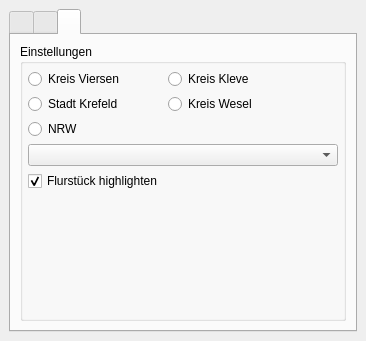
<?xml version="1.0" encoding="UTF-8"?>
<ui version="4.0">
 <class>FlurstuecksFinderNRWDockWidgetBase</class>
 <widget class="QDockWidget" name="FlurstuecksFinderNRWDockWidgetBase">
  <property name="windowModality">
   <enum>Qt::WindowModal</enum>
  </property>
  <property name="geometry">
   <rect>
    <x>0</x>
    <y>0</y>
    <width>291</width>
    <height>341</height>
   </rect>
  </property>
  <property name="sizePolicy">
   <sizepolicy hsizetype="Preferred" vsizetype="Preferred">
    <horstretch>0</horstretch>
    <verstretch>0</verstretch>
   </sizepolicy>
  </property>
  <property name="floating">
   <bool>false</bool>
  </property>
  <property name="allowedAreas">
   <set>Qt::AllDockWidgetAreas</set>
  </property>
  <property name="windowTitle">
   <string>Flurstücksfinder NRW</string>
  </property>
  <widget class="QWidget" name="dockWidgetContents">
   <property name="sizePolicy">
    <sizepolicy hsizetype="Preferred" vsizetype="Preferred">
     <horstretch>0</horstretch>
     <verstretch>0</verstretch>
    </sizepolicy>
   </property>
   <layout class="QGridLayout" name="gridLayout_5">
    <item row="0" column="0">
     <widget class="QTabWidget" name="tabWidget">
      <property name="sizePolicy">
       <sizepolicy hsizetype="Preferred" vsizetype="Expanding">
        <horstretch>0</horstretch>
        <verstretch>0</verstretch>
       </sizepolicy>
      </property>
      <property name="toolTip">
       <string/>
      </property>
      <property name="layoutDirection">
       <enum>Qt::LeftToRight</enum>
      </property>
      <property name="currentIndex">
       <number>2</number>
      </property>
      <property name="iconSize">
       <size>
        <width>25</width>
        <height>25</height>
       </size>
      </property>
      <widget class="QWidget" name="tabSuche">
       <attribute name="icon">
        <iconset resource="resources.qrc">
         <normaloff>:/plugins/flurstuecks_finder_nrw/icons/search.png</normaloff>:/plugins/flurstuecks_finder_nrw/icons/search.png</iconset>
       </attribute>
       <attribute name="title">
        <string/>
       </attribute>
       <attribute name="toolTip">
        <string>Flurstücke suchen</string>
       </attribute>
       <layout class="QGridLayout" name="gridLayout_6">
        <item row="2" column="0">
         <widget class="QWidget" name="widget" native="true">
          <property name="sizePolicy">
           <sizepolicy hsizetype="Preferred" vsizetype="Preferred">
            <horstretch>0</horstretch>
            <verstretch>0</verstretch>
           </sizepolicy>
          </property>
          <layout class="QHBoxLayout" name="horizontalLayout">
           <property name="spacing">
            <number>5</number>
           </property>
           <property name="leftMargin">
            <number>5</number>
           </property>
           <property name="topMargin">
            <number>5</number>
           </property>
           <property name="rightMargin">
            <number>5</number>
           </property>
           <property name="bottomMargin">
            <number>5</number>
           </property>
           <item>
            <spacer name="horizontalSpacer">
             <property name="orientation">
              <enum>Qt::Horizontal</enum>
             </property>
             <property name="sizeHint" stdset="0">
              <size>
               <width>0</width>
               <height>0</height>
              </size>
             </property>
            </spacer>
           </item>
           <item>
            <widget class="QPushButton" name="btn_open_portal">
             <property name="sizePolicy">
              <sizepolicy hsizetype="Fixed" vsizetype="Fixed">
               <horstretch>0</horstretch>
               <verstretch>0</verstretch>
              </sizepolicy>
             </property>
             <property name="maximumSize">
              <size>
               <width>30</width>
               <height>30</height>
              </size>
             </property>
             <property name="toolTip">
              <string>&lt;html&gt;&lt;head/&gt;&lt;body&gt;&lt;p&gt;Öffnet Flurstücks-Position im Browser&lt;/p&gt;&lt;/body&gt;&lt;/html&gt;</string>
             </property>
             <property name="text">
              <string/>
             </property>
             <property name="icon">
              <iconset resource="resources.qrc">
               <normaloff>:/plugins/flurstuecks_finder_nrw/icons/web.png</normaloff>:/plugins/flurstuecks_finder_nrw/icons/web.png</iconset>
             </property>
             <property name="iconSize">
              <size>
               <width>25</width>
               <height>25</height>
              </size>
             </property>
            </widget>
           </item>
           <item>
            <widget class="QPushButton" name="btn_open_id">
             <property name="sizePolicy">
              <sizepolicy hsizetype="Fixed" vsizetype="Fixed">
               <horstretch>0</horstretch>
               <verstretch>0</verstretch>
              </sizepolicy>
             </property>
             <property name="maximumSize">
              <size>
               <width>30</width>
               <height>30</height>
              </size>
             </property>
             <property name="toolTip">
              <string>&lt;html&gt;&lt;head/&gt;&lt;body&gt;&lt;p&gt;Öffnet Flurstücks-Position im OSM iD Editor&lt;/p&gt;&lt;/body&gt;&lt;/html&gt;</string>
             </property>
             <property name="text">
              <string/>
             </property>
             <property name="icon">
              <iconset resource="resources.qrc">
               <normaloff>:/plugins/flurstuecks_finder_nrw/icons/ideditor.png</normaloff>:/plugins/flurstuecks_finder_nrw/icons/ideditor.png</iconset>
             </property>
             <property name="iconSize">
              <size>
               <width>25</width>
               <height>25</height>
              </size>
             </property>
            </widget>
           </item>
           <item>
            <widget class="QPushButton" name="btn_open_josm">
             <property name="sizePolicy">
              <sizepolicy hsizetype="Fixed" vsizetype="Fixed">
               <horstretch>0</horstretch>
               <verstretch>0</verstretch>
              </sizepolicy>
             </property>
             <property name="maximumSize">
              <size>
               <width>30</width>
               <height>30</height>
              </size>
             </property>
             <property name="toolTip">
              <string>&lt;html&gt;&lt;head/&gt;&lt;body&gt;&lt;p&gt;Öffnet  Flurstücks-Position in JOSM&lt;/p&gt;&lt;/body&gt;&lt;/html&gt;</string>
             </property>
             <property name="text">
              <string/>
             </property>
             <property name="icon">
              <iconset resource="resources.qrc">
               <normaloff>:/plugins/flurstuecks_finder_nrw/icons/josm.png</normaloff>:/plugins/flurstuecks_finder_nrw/icons/josm.png</iconset>
             </property>
             <property name="iconSize">
              <size>
               <width>25</width>
               <height>25</height>
              </size>
             </property>
            </widget>
           </item>
           <item>
            <widget class="QPushButton" name="btn_add_flurstueck">
             <property name="enabled">
              <bool>true</bool>
             </property>
             <property name="sizePolicy">
              <sizepolicy hsizetype="Fixed" vsizetype="Fixed">
               <horstretch>0</horstretch>
               <verstretch>0</verstretch>
              </sizepolicy>
             </property>
             <property name="maximumSize">
              <size>
               <width>30</width>
               <height>30</height>
              </size>
             </property>
             <property name="toolTip">
              <string>&lt;html&gt;&lt;head/&gt;&lt;body&gt;&lt;p&gt;Flurstückpolygon hinzugefügen&lt;/p&gt;&lt;/body&gt;&lt;/html&gt;</string>
             </property>
             <property name="text">
              <string/>
             </property>
             <property name="icon">
              <iconset resource="resources.qrc">
               <normaloff>:/plugins/flurstuecks_finder_nrw/icons/add.png</normaloff>:/plugins/flurstuecks_finder_nrw/icons/add.png</iconset>
             </property>
             <property name="iconSize">
              <size>
               <width>25</width>
               <height>25</height>
              </size>
             </property>
            </widget>
           </item>
          </layout>
         </widget>
        </item>
        <item row="1" column="0">
         <widget class="QGroupBox" name="groupBox_4">
          <property name="sizePolicy">
           <sizepolicy hsizetype="Expanding" vsizetype="Expanding">
            <horstretch>0</horstretch>
            <verstretch>0</verstretch>
           </sizepolicy>
          </property>
          <property name="title">
           <string>ID suchen</string>
          </property>
          <layout class="QGridLayout" name="gridLayout_2">
           <property name="leftMargin">
            <number>5</number>
           </property>
           <property name="topMargin">
            <number>5</number>
           </property>
           <property name="rightMargin">
            <number>5</number>
           </property>
           <property name="bottomMargin">
            <number>5</number>
           </property>
           <property name="spacing">
            <number>5</number>
           </property>
           <item row="0" column="0">
            <widget class="QLineEdit" name="txt_gemarkung_flur_flurstueck">
             <property name="sizePolicy">
              <sizepolicy hsizetype="Expanding" vsizetype="Expanding">
               <horstretch>0</horstretch>
               <verstretch>0</verstretch>
              </sizepolicy>
             </property>
             <property name="toolTip">
              <string>&lt;html&gt;&lt;head/&gt;&lt;body&gt;&lt;p&gt;Gemarkung-Flur-Flurstück&lt;br&gt;Mit Bindestrichen getrennt&lt;br&gt;z.B. 3234-1-1&lt;br&gt;Flurstücke mit Zähler/ Nenner mit / trennen&lt;br&gt;z.B. 4385-27-1/1&lt;/p&gt;&lt;/body&gt;&lt;/html&gt;</string>
             </property>
             <property name="layoutDirection">
              <enum>Qt::LeftToRight</enum>
             </property>
             <property name="placeholderText">
              <string>Flurstückskennzeichen</string>
             </property>
            </widget>
           </item>
           <item row="0" column="1">
            <widget class="QPushButton" name="btn_suchen_flurstueck_nr">
             <property name="sizePolicy">
              <sizepolicy hsizetype="Preferred" vsizetype="Fixed">
               <horstretch>0</horstretch>
               <verstretch>0</verstretch>
              </sizepolicy>
             </property>
             <property name="font">
              <font>
               <pointsize>12</pointsize>
              </font>
             </property>
             <property name="toolTip">
              <string>&lt;html&gt;&lt;head/&gt;&lt;body&gt;&lt;p&gt;Flurstück suchen&lt;/p&gt;&lt;/body&gt;&lt;/html&gt;</string>
             </property>
             <property name="styleSheet">
              <string notr="true"/>
             </property>
             <property name="text">
              <string/>
             </property>
             <property name="icon">
              <iconset resource="resources.qrc">
               <normaloff>:/plugins/flurstuecks_finder_nrw/icons/search.png</normaloff>:/plugins/flurstuecks_finder_nrw/icons/search.png</iconset>
             </property>
             <property name="iconSize">
              <size>
               <width>15</width>
               <height>15</height>
              </size>
             </property>
            </widget>
           </item>
           <item row="1" column="0">
            <widget class="QLineEdit" name="txt_alkis_id">
             <property name="sizePolicy">
              <sizepolicy hsizetype="Expanding" vsizetype="Expanding">
               <horstretch>0</horstretch>
               <verstretch>0</verstretch>
              </sizepolicy>
             </property>
             <property name="toolTip">
              <string>&lt;html&gt;&lt;head/&gt;&lt;body&gt;&lt;p&gt;ALKIS-ID eintragen.&lt;br&gt;Beginnt mit DENW**&lt;/p&gt;&lt;/body&gt;&lt;/html&gt;</string>
             </property>
             <property name="layoutDirection">
              <enum>Qt::LeftToRight</enum>
             </property>
             <property name="placeholderText">
              <string>ALKIS-ID</string>
             </property>
            </widget>
           </item>
           <item row="1" column="1">
            <widget class="QPushButton" name="btn_suchen_alkis_id">
             <property name="sizePolicy">
              <sizepolicy hsizetype="Preferred" vsizetype="Fixed">
               <horstretch>0</horstretch>
               <verstretch>0</verstretch>
              </sizepolicy>
             </property>
             <property name="font">
              <font>
               <pointsize>12</pointsize>
              </font>
             </property>
             <property name="toolTip">
              <string>&lt;html&gt;&lt;head/&gt;&lt;body&gt;&lt;p&gt;Flurstück suchen&lt;/p&gt;&lt;/body&gt;&lt;/html&gt;</string>
             </property>
             <property name="text">
              <string/>
             </property>
             <property name="icon">
              <iconset resource="resources.qrc">
               <normaloff>:/plugins/flurstuecks_finder_nrw/icons/search.png</normaloff>:/plugins/flurstuecks_finder_nrw/icons/search.png</iconset>
             </property>
             <property name="iconSize">
              <size>
               <width>15</width>
               <height>15</height>
              </size>
             </property>
            </widget>
           </item>
          </layout>
         </widget>
        </item>
        <item row="0" column="0">
         <widget class="QGroupBox" name="groupBox_3">
          <property name="sizePolicy">
           <sizepolicy hsizetype="Expanding" vsizetype="Expanding">
            <horstretch>0</horstretch>
            <verstretch>0</verstretch>
           </sizepolicy>
          </property>
          <property name="title">
           <string>Flurstück suchen</string>
          </property>
          <layout class="QGridLayout" name="gridLayout">
           <property name="leftMargin">
            <number>5</number>
           </property>
           <property name="topMargin">
            <number>5</number>
           </property>
           <property name="rightMargin">
            <number>5</number>
           </property>
           <property name="bottomMargin">
            <number>5</number>
           </property>
           <property name="spacing">
            <number>5</number>
           </property>
           <item row="3" column="0">
            <widget class="QComboBox" name="cmb_gemarkung_id">
             <property name="sizePolicy">
              <sizepolicy hsizetype="Preferred" vsizetype="Preferred">
               <horstretch>0</horstretch>
               <verstretch>0</verstretch>
              </sizepolicy>
             </property>
             <property name="toolTip">
              <string>Gemarkung auswählen</string>
             </property>
             <property name="layoutDirection">
              <enum>Qt::LeftToRight</enum>
             </property>
             <property name="styleSheet">
              <string notr="true">combobox-popup: 0;</string>
             </property>
             <property name="editable">
              <bool>false</bool>
             </property>
             <property name="currentIndex">
              <number>-1</number>
             </property>
             <property name="sizeAdjustPolicy">
              <enum>QComboBox::AdjustToContents</enum>
             </property>
             <property name="minimumContentsLength">
              <number>4</number>
             </property>
            </widget>
           </item>
           <item row="0" column="0" colspan="2">
            <widget class="QLabel" name="lblGem_2">
             <property name="sizePolicy">
              <sizepolicy hsizetype="Preferred" vsizetype="Fixed">
               <horstretch>0</horstretch>
               <verstretch>0</verstretch>
              </sizepolicy>
             </property>
             <property name="text">
              <string>Gemarkung</string>
             </property>
             <property name="alignment">
              <set>Qt::AlignLeading|Qt::AlignLeft|Qt::AlignVCenter</set>
             </property>
             <property name="margin">
              <number>1</number>
             </property>
             <property name="indent">
              <number>2</number>
             </property>
            </widget>
           </item>
           <item row="3" column="1">
            <widget class="QComboBox" name="cmb_flur_nr">
             <property name="sizePolicy">
              <sizepolicy hsizetype="Preferred" vsizetype="Preferred">
               <horstretch>0</horstretch>
               <verstretch>0</verstretch>
              </sizepolicy>
             </property>
             <property name="toolTip">
              <string>Flur auswählen</string>
             </property>
             <property name="layoutDirection">
              <enum>Qt::LeftToRight</enum>
             </property>
             <property name="styleSheet">
              <string notr="true">combobox-popup: 0;</string>
             </property>
             <property name="editable">
              <bool>false</bool>
             </property>
             <property name="sizeAdjustPolicy">
              <enum>QComboBox::AdjustToContents</enum>
             </property>
             <property name="minimumContentsLength">
              <number>4</number>
             </property>
            </widget>
           </item>
           <item row="1" column="0" colspan="3">
            <widget class="QComboBox" name="cmb_gemarkung_name">
             <property name="sizePolicy">
              <sizepolicy hsizetype="Preferred" vsizetype="Preferred">
               <horstretch>0</horstretch>
               <verstretch>0</verstretch>
              </sizepolicy>
             </property>
             <property name="toolTip">
              <string>Gemarkung auswählen</string>
             </property>
             <property name="styleSheet">
              <string notr="true">combobox-popup: 0;</string>
             </property>
             <property name="editable">
              <bool>false</bool>
             </property>
             <property name="currentIndex">
              <number>-1</number>
             </property>
             <property name="sizeAdjustPolicy">
              <enum>QComboBox::AdjustToContents</enum>
             </property>
             <property name="minimumContentsLength">
              <number>35</number>
             </property>
             <property name="frame">
              <bool>true</bool>
             </property>
            </widget>
           </item>
           <item row="3" column="2">
            <widget class="QComboBox" name="cmb_flurstueck">
             <property name="sizePolicy">
              <sizepolicy hsizetype="Preferred" vsizetype="Preferred">
               <horstretch>0</horstretch>
               <verstretch>0</verstretch>
              </sizepolicy>
             </property>
             <property name="toolTip">
              <string>Flurstück auswählen</string>
             </property>
             <property name="layoutDirection">
              <enum>Qt::LeftToRight</enum>
             </property>
             <property name="styleSheet">
              <string notr="true">combobox-popup: 0;</string>
             </property>
             <property name="editable">
              <bool>false</bool>
             </property>
             <property name="sizeAdjustPolicy">
              <enum>QComboBox::AdjustToContents</enum>
             </property>
             <property name="minimumContentsLength">
              <number>8</number>
             </property>
            </widget>
           </item>
           <item row="2" column="2">
            <widget class="QLabel" name="lblFlst">
             <property name="sizePolicy">
              <sizepolicy hsizetype="Preferred" vsizetype="Fixed">
               <horstretch>0</horstretch>
               <verstretch>0</verstretch>
              </sizepolicy>
             </property>
             <property name="text">
              <string>Flst-Nr.</string>
             </property>
             <property name="alignment">
              <set>Qt::AlignLeading|Qt::AlignLeft|Qt::AlignVCenter</set>
             </property>
             <property name="margin">
              <number>1</number>
             </property>
             <property name="indent">
              <number>2</number>
             </property>
            </widget>
           </item>
           <item row="2" column="0">
            <widget class="QLabel" name="lblGemId">
             <property name="sizePolicy">
              <sizepolicy hsizetype="Preferred" vsizetype="Fixed">
               <horstretch>0</horstretch>
               <verstretch>0</verstretch>
              </sizepolicy>
             </property>
             <property name="text">
              <string>Gem.-Schl.</string>
             </property>
             <property name="alignment">
              <set>Qt::AlignLeading|Qt::AlignLeft|Qt::AlignVCenter</set>
             </property>
             <property name="margin">
              <number>1</number>
             </property>
             <property name="indent">
              <number>2</number>
             </property>
            </widget>
           </item>
           <item row="2" column="1">
            <widget class="QLabel" name="lblFlur">
             <property name="sizePolicy">
              <sizepolicy hsizetype="Preferred" vsizetype="Fixed">
               <horstretch>0</horstretch>
               <verstretch>0</verstretch>
              </sizepolicy>
             </property>
             <property name="text">
              <string>Flur-Nr.</string>
             </property>
             <property name="alignment">
              <set>Qt::AlignLeading|Qt::AlignLeft|Qt::AlignVCenter</set>
             </property>
             <property name="margin">
              <number>1</number>
             </property>
             <property name="indent">
              <number>2</number>
             </property>
            </widget>
           </item>
          </layout>
         </widget>
        </item>
        <item row="3" column="0">
         <spacer name="verticalSpacer_2">
          <property name="orientation">
           <enum>Qt::Vertical</enum>
          </property>
          <property name="sizeType">
           <enum>QSizePolicy::Expanding</enum>
          </property>
          <property name="sizeHint" stdset="0">
           <size>
            <width>0</width>
            <height>10000</height>
           </size>
          </property>
         </spacer>
        </item>
       </layout>
      </widget>
      <widget class="QWidget" name="tabInfo">
       <attribute name="icon">
        <iconset resource="resources.qrc">
         <normaloff>:/plugins/flurstuecks_finder_nrw/icons/info.png</normaloff>:/plugins/flurstuecks_finder_nrw/icons/info.png</iconset>
       </attribute>
       <attribute name="title">
        <string/>
       </attribute>
       <attribute name="toolTip">
        <string>Flurstück-Infos</string>
       </attribute>
       <layout class="QVBoxLayout" name="verticalLayout">
        <item>
         <widget class="QTableWidget" name="tbl_flurstueck">
          <property name="toolTip">
           <string>Mit Rechtsklick kann der Zellenwert in die Zwischenablage kopiert werden</string>
          </property>
          <property name="editTriggers">
           <set>QAbstractItemView::NoEditTriggers</set>
          </property>
         </widget>
        </item>
       </layout>
      </widget>
      <widget class="QWidget" name="tabSettings">
       <attribute name="icon">
        <iconset resource="resources.qrc">
         <normaloff>:/plugins/flurstuecks_finder_nrw/icons/settings.png</normaloff>:/plugins/flurstuecks_finder_nrw/icons/settings.png</iconset>
       </attribute>
       <attribute name="title">
        <string/>
       </attribute>
       <attribute name="toolTip">
        <string>Plugin Einstellungen</string>
       </attribute>
       <layout class="QGridLayout" name="gridLayout_4">
        <item row="0" column="0">
         <widget class="QGroupBox" name="groupBox_2">
          <property name="sizePolicy">
           <sizepolicy hsizetype="Expanding" vsizetype="Expanding">
            <horstretch>0</horstretch>
            <verstretch>0</verstretch>
           </sizepolicy>
          </property>
          <property name="title">
           <string>Einstellungen</string>
          </property>
          <layout class="QGridLayout" name="gridLayout_3">
           <property name="leftMargin">
            <number>5</number>
           </property>
           <property name="topMargin">
            <number>5</number>
           </property>
           <property name="rightMargin">
            <number>5</number>
           </property>
           <property name="bottomMargin">
            <number>5</number>
           </property>
           <property name="spacing">
            <number>5</number>
           </property>
           <item row="1" column="1">
            <widget class="QRadioButton" name="rb_wesel">
             <property name="enabled">
              <bool>true</bool>
             </property>
             <property name="text">
              <string>Kreis Wesel</string>
             </property>
             <property name="checked">
              <bool>false</bool>
             </property>
             <property name="autoExclusive">
              <bool>false</bool>
             </property>
             <attribute name="buttonGroup">
              <string notr="true">rb_group</string>
             </attribute>
            </widget>
           </item>
           <item row="0" column="1">
            <widget class="QRadioButton" name="rb_kleve">
             <property name="enabled">
              <bool>true</bool>
             </property>
             <property name="text">
              <string>Kreis Kleve</string>
             </property>
             <property name="checked">
              <bool>false</bool>
             </property>
             <property name="autoExclusive">
              <bool>false</bool>
             </property>
             <attribute name="buttonGroup">
              <string notr="true">rb_group</string>
             </attribute>
            </widget>
           </item>
           <item row="4" column="0">
            <widget class="QCheckBox" name="chk_mark">
             <property name="layoutDirection">
              <enum>Qt::LeftToRight</enum>
             </property>
             <property name="autoFillBackground">
              <bool>false</bool>
             </property>
             <property name="text">
              <string>Flurstück highlighten</string>
             </property>
             <property name="iconSize">
              <size>
               <width>30</width>
               <height>30</height>
              </size>
             </property>
             <property name="checked">
              <bool>true</bool>
             </property>
             <property name="tristate">
              <bool>false</bool>
             </property>
            </widget>
           </item>
           <item row="2" column="0">
            <widget class="QRadioButton" name="rb_nrw">
             <property name="enabled">
              <bool>true</bool>
             </property>
             <property name="text">
              <string>NRW</string>
             </property>
             <property name="checked">
              <bool>false</bool>
             </property>
             <property name="autoExclusive">
              <bool>false</bool>
             </property>
             <attribute name="buttonGroup">
              <string notr="true">rb_group</string>
             </attribute>
            </widget>
           </item>
           <item row="0" column="2" rowspan="3">
            <spacer name="horizontalSpacer_2">
             <property name="orientation">
              <enum>Qt::Horizontal</enum>
             </property>
             <property name="sizeHint" stdset="0">
              <size>
               <width>0</width>
               <height>0</height>
              </size>
             </property>
            </spacer>
           </item>
           <item row="0" column="0">
            <widget class="QRadioButton" name="rb_viersen">
             <property name="enabled">
              <bool>true</bool>
             </property>
             <property name="text">
              <string>Kreis Viersen</string>
             </property>
             <property name="autoExclusive">
              <bool>false</bool>
             </property>
             <attribute name="buttonGroup">
              <string notr="true">rb_group</string>
             </attribute>
            </widget>
           </item>
           <item row="3" column="0" colspan="3">
            <widget class="QComboBox" name="cmb_katasteramt">
             <property name="enabled">
              <bool>true</bool>
             </property>
             <property name="sizePolicy">
              <sizepolicy hsizetype="Preferred" vsizetype="Preferred">
               <horstretch>0</horstretch>
               <verstretch>0</verstretch>
              </sizepolicy>
             </property>
             <property name="toolTip">
              <string>&lt;html&gt;&lt;head/&gt;&lt;body&gt;&lt;p&gt;Katasteramt auswählen&lt;/p&gt;&lt;/body&gt;&lt;/html&gt;</string>
             </property>
             <property name="layoutDirection">
              <enum>Qt::LeftToRight</enum>
             </property>
             <property name="styleSheet">
              <string notr="true">combobox-popup: 0;</string>
             </property>
             <property name="sizeAdjustPolicy">
              <enum>QComboBox::AdjustToContents</enum>
             </property>
             <property name="minimumContentsLength">
              <number>25</number>
             </property>
            </widget>
           </item>
           <item row="1" column="0">
            <widget class="QRadioButton" name="rb_krefeld">
             <property name="enabled">
              <bool>true</bool>
             </property>
             <property name="text">
              <string>Stadt Krefeld</string>
             </property>
             <property name="checked">
              <bool>false</bool>
             </property>
             <property name="autoExclusive">
              <bool>false</bool>
             </property>
             <attribute name="buttonGroup">
              <string notr="true">rb_group</string>
             </attribute>
            </widget>
           </item>
           <item row="5" column="0">
            <spacer name="verticalSpacer">
             <property name="orientation">
              <enum>Qt::Vertical</enum>
             </property>
             <property name="sizeHint" stdset="0">
              <size>
               <width>20</width>
               <height>40</height>
              </size>
             </property>
            </spacer>
           </item>
          </layout>
         </widget>
        </item>
       </layout>
      </widget>
     </widget>
    </item>
   </layout>
  </widget>
 </widget>
 <tabstops>
  <tabstop>txt_gemarkung_flur_flurstueck</tabstop>
  <tabstop>btn_suchen_flurstueck_nr</tabstop>
  <tabstop>txt_alkis_id</tabstop>
  <tabstop>btn_suchen_alkis_id</tabstop>
  <tabstop>tbl_flurstueck</tabstop>
 </tabstops>
 <resources>
  <include location="resources.qrc"/>
 </resources>
 <connections/>
 <designerdata>
  <property name="gridDeltaX">
   <number>5</number>
  </property>
  <property name="gridDeltaY">
   <number>5</number>
  </property>
  <property name="gridSnapX">
   <bool>true</bool>
  </property>
  <property name="gridSnapY">
   <bool>true</bool>
  </property>
  <property name="gridVisible">
   <bool>true</bool>
  </property>
 </designerdata>
 <buttongroups>
  <buttongroup name="rb_group">
   <property name="exclusive">
    <bool>false</bool>
   </property>
  </buttongroup>
 </buttongroups>
</ui>
